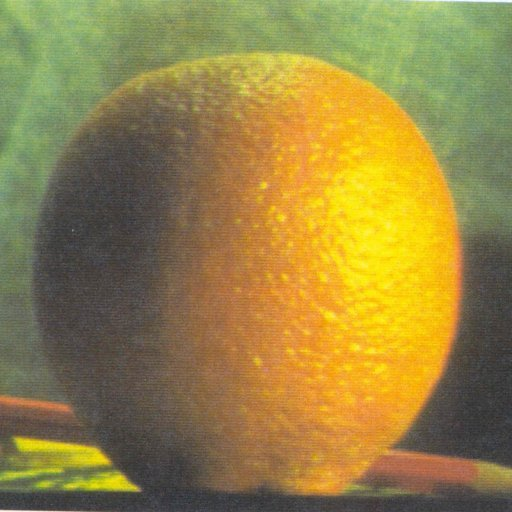
#> input picture HW5/q3/res08.jpg, 512 x 512 px
$ python q3.py
#> lines starting #> are read from the running program, lines starting #| are printed output that depends on the picture
import cv2
import numpy as np


img_A=cv2.imread('res08.jpg')
#> img_A is the input picture: shape (512, 512, 3); mean B, G, R 69.2, 131.8, 150.2
img_B=cv2.imread('res09.jpg')
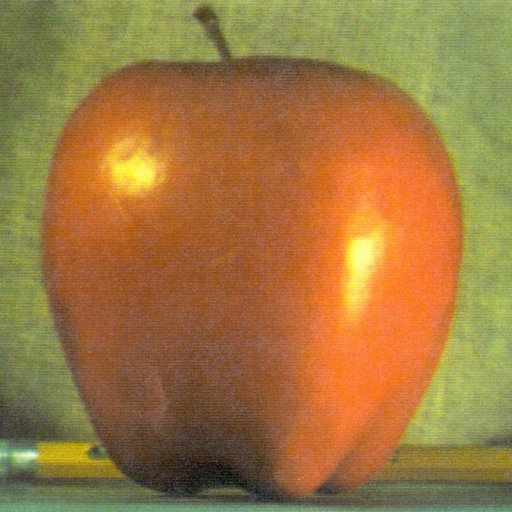
#> input picture HW5/q3/res09.jpg, 512 x 512 px
#> img_B is the input picture: shape (512, 512, 3); mean B, G, R 64.8, 119.7, 159.1

row,col,h=img_A.shape
#> row = 512; col = 512; h = 3
mask=np.zeros_like(img_A)
mask[:,col//2:,0]=1
mask=mask[:,:,0].astype(np.float64)

def create_stack(img_2D,iter=5):
#> called with iter = 36
  img_2D=img_2D.astype(np.float64)
  laplacian=[]
  gausian=[]
  sigma=1
  p=7
  temp=img_2D.copy()
  for i in range(iter):
    img=cv2.GaussianBlur(img_2D,(p,p),sigmaX=sigma,sigmaY=sigma).astype(np.float64)
    gausian.append(img.copy())
    laplacian.append((temp-img).astype(np.float64))
    temp=img.copy()
    sigma*=6
    p+=8
  return gausian,laplacian

iter=36

mask_gau_stack, mask_lap_stack=create_stack(mask,iter)
A_gau_stack_b,A_lap_stack_b=create_stack(img_A[:,:,0],iter)
#> A_gau_stack_b = 36 items; A_lap_stack_b = 36 items
A_gau_stack_g,A_lap_stack_g=create_stack(img_A[:,:,1],iter)
#> A_gau_stack_g = 36 items; A_lap_stack_g = 36 items
A_gau_stack_r,A_lap_stack_r=create_stack(img_A[:,:,2],iter)
#> A_gau_stack_r = 36 items; A_lap_stack_r = 36 items

B_gau_stack_b,B_lap_stack_b=create_stack(img_B[:,:,0],iter)
#> after the loop in create_stack (call 5), `for i in range(iter):`:
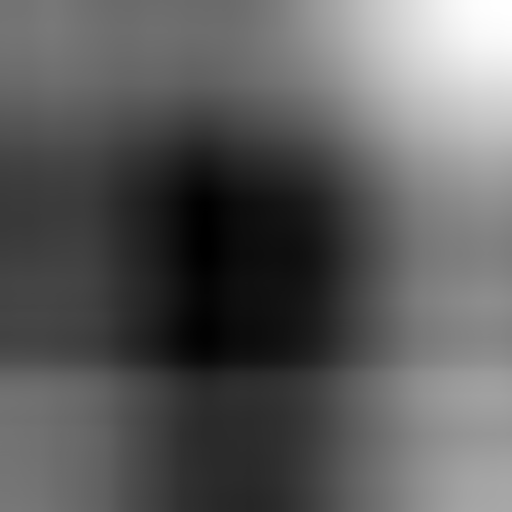
#> img: shape (512, 512) float64; min 50.59, max 89.15, mean 64.7; drawn with min black and max white
#> after the loop in create_stack (call 5), `for i in range(iter):`: p = 295; sigma = 10314424798490535546171949056
#> B_gau_stack_b = 36 items; B_lap_stack_b = 36 items
B_gau_stack_g,B_lap_stack_g=create_stack(img_B[:,:,1],iter)
#> after the loop in create_stack (call 6), `for i in range(iter):`:
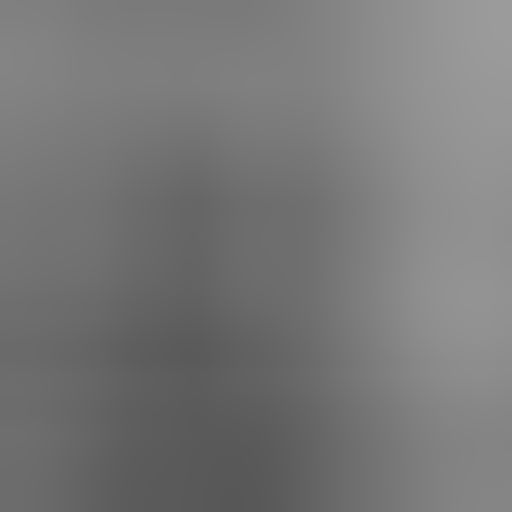
#> img: shape (512, 512) float64; min 87.64, max 155.6, mean 119.6
#> after the loop in create_stack (call 6), `for i in range(iter):`: p = 295; sigma = 10314424798490535546171949056
#> B_gau_stack_g = 36 items; B_lap_stack_g = 36 items
B_gau_stack_r,B_lap_stack_r=create_stack(img_B[:,:,2],iter)
#> after the loop in create_stack (call 7), `for i in range(iter):`:
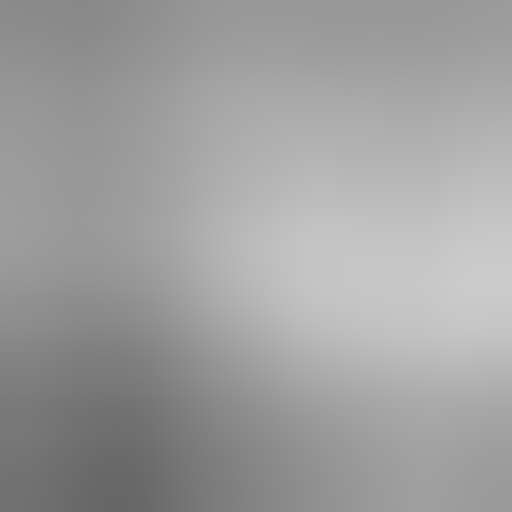
#> img: shape (512, 512) float64; min 102.7, max 203.1, mean 159.1
#> after the loop in create_stack (call 7), `for i in range(iter):`: p = 295; sigma = 10314424798490535546171949056
#> B_gau_stack_r = 36 items; B_lap_stack_r = 36 items

def norm(img):
  img-=np.min(img)
  img=np.floor(255*(img/np.max(255))).astype(np.uint8)
  return img

out_put_lap_b=[]
out_put_lap_g=[]
out_put_lap_r=[]
for i in range(iter):
  temp_b=(A_lap_stack_b[i]*mask_gau_stack[i]+(1-mask_gau_stack[i])*B_lap_stack_b[i]).astype(np.float64)
  temp_g=(A_lap_stack_g[i]*mask_gau_stack[i]+(1-mask_gau_stack[i])*B_lap_stack_g[i]).astype(np.float64)
  temp_r=(A_lap_stack_r[i]*mask_gau_stack[i]+(1-mask_gau_stack[i])*B_lap_stack_r[i]).astype(np.float64)
  out_put_lap_b.append(temp_b)
  out_put_lap_g.append(temp_g)
  out_put_lap_r.append(temp_r)
#> after the loop, out_put_lap_b = 36 items; out_put_lap_g = 36 items; out_put_lap_r = 36 items

first_b=(A_gau_stack_b[iter-1]*mask_gau_stack[iter-1]+(1-mask_gau_stack[iter-1])*B_gau_stack_b[iter-1]).astype(np.float64)
first_g=(A_gau_stack_g[iter-1]*mask_gau_stack[iter-1]+(1-mask_gau_stack[iter-1])*B_gau_stack_g[iter-1]).astype(np.float64)
first_r=(A_gau_stack_r[iter-1]*mask_gau_stack[iter-1]+(1-mask_gau_stack[iter-1])*B_gau_stack_r[iter-1]).astype(np.float64)

for i in range(iter):
  first_b+=out_put_lap_b[i]
  first_g+=out_put_lap_g[i]
  first_r+=out_put_lap_r[i]
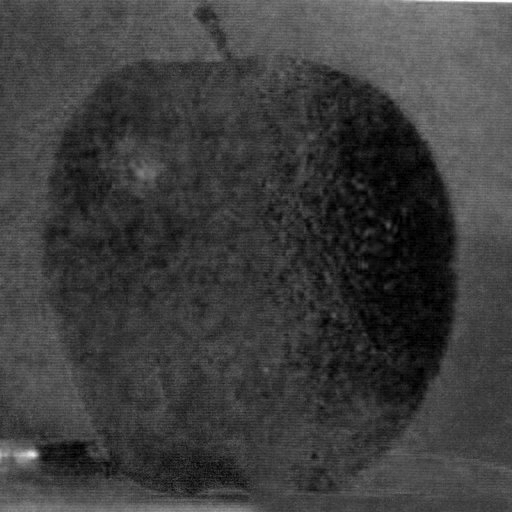
#> first_b: shape (512, 512) float64; min 0, max 255, mean 61.6; drawn with min black and max white
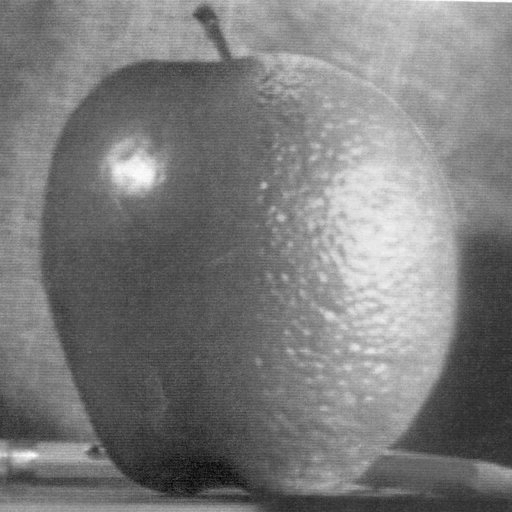
#> first_g: shape (512, 512) float64; min 9.2, max 255, mean 128.9; drawn with min black and max white
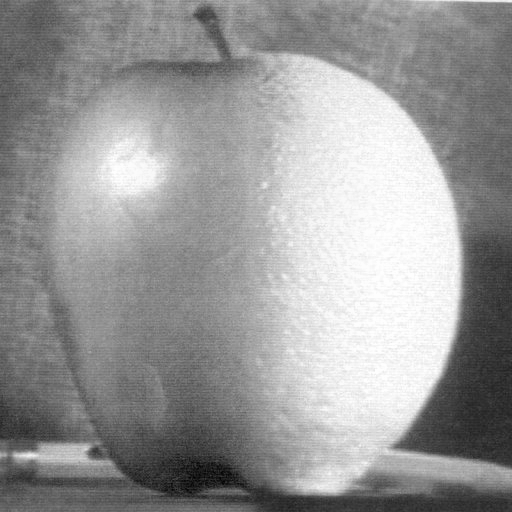
#> first_r: shape (512, 512) float64; min 14.89, max 255.4, mean 159.1; drawn with min black and max white

first_b=norm(first_b)
first_g=norm(first_g)
first_r=norm(first_r)
first=cv2.merge((first_b,first_g,first_r))
cv2.imwrite('res10.jpg',first)
